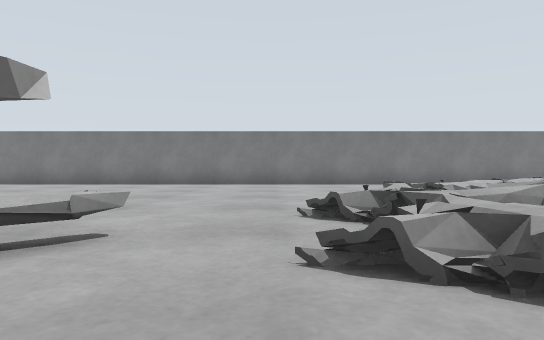
[1] (above)

22 first-person views from a walk through a Gazebo world. The camera is 0.5 m above the floor, looks level and sees 70° across. The floor is counted in squares, 1 m on a side. Each view is taken from the middle of a square. On the plan, view 1 faces up. The plan holds only what a view shows up to about 9 squares ahead; the rest is blank. The robots in the file are not drawn.

[2]
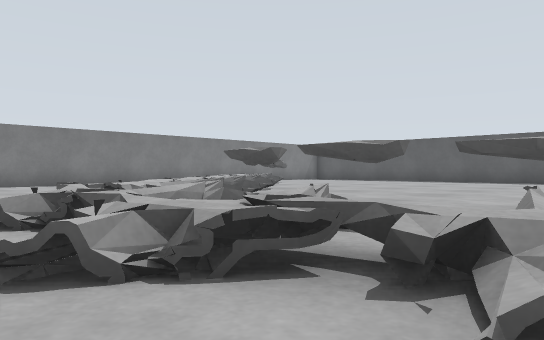

[3]
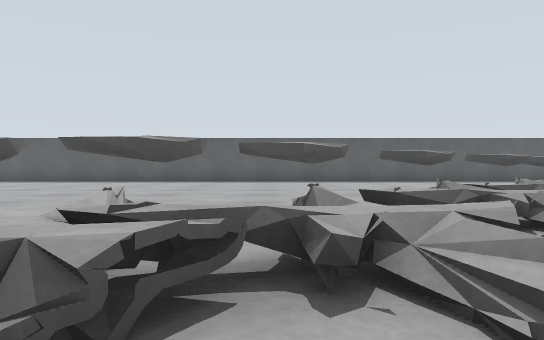

[4]
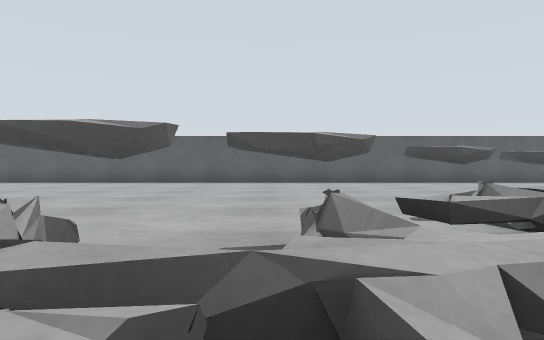

[5]
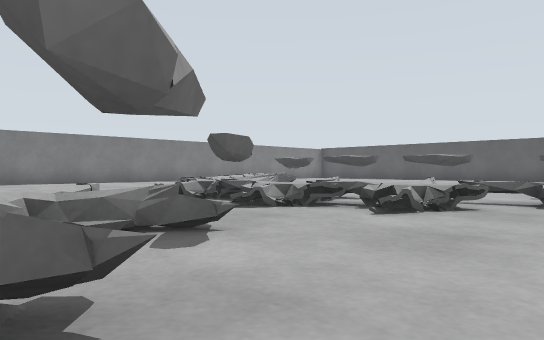

[6]
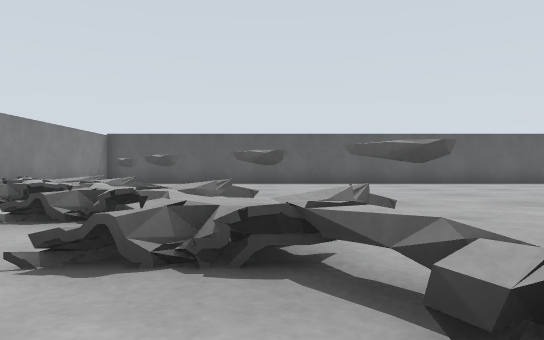

[7]
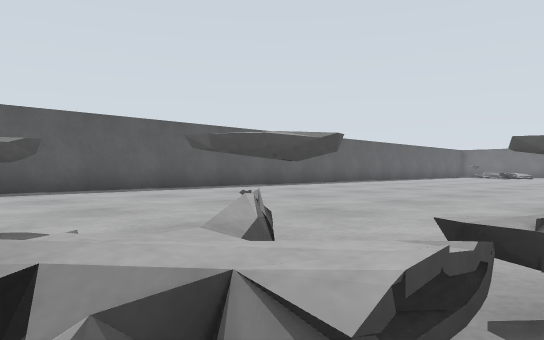

[8]
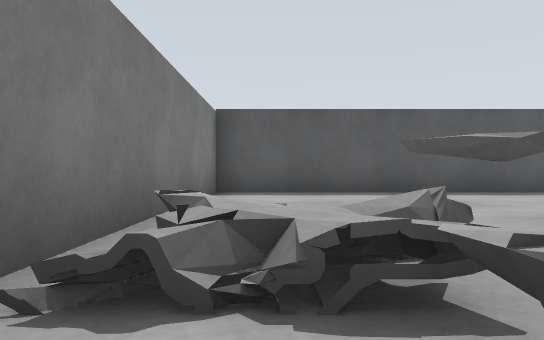

[9]
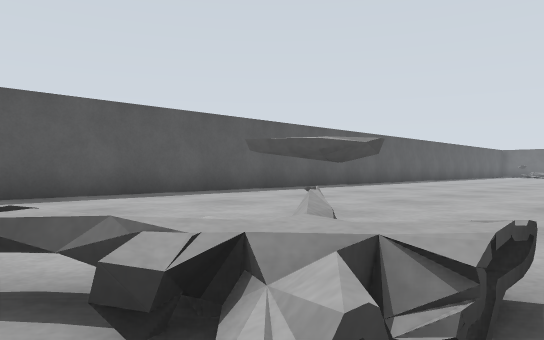

[10]
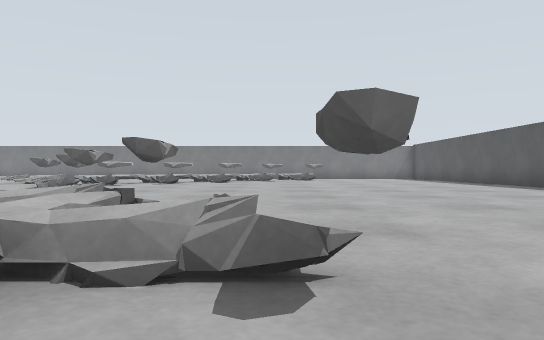

[11]
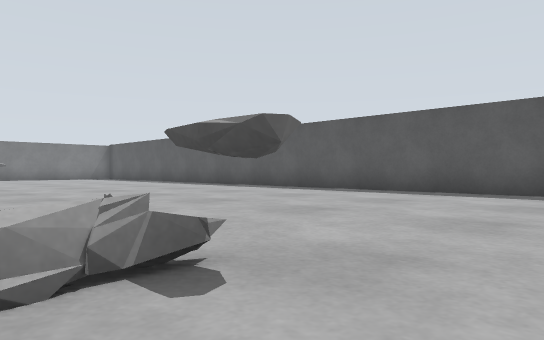

[12]
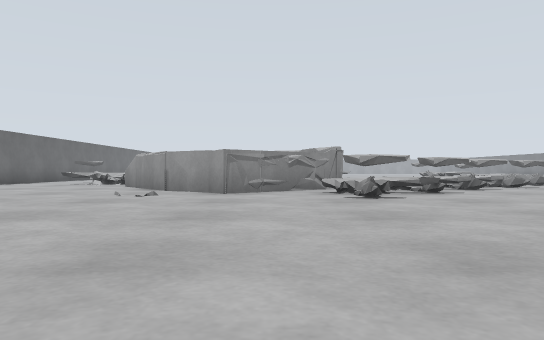

[13]
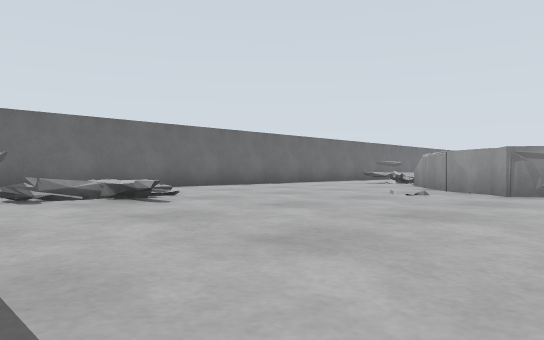

[14]
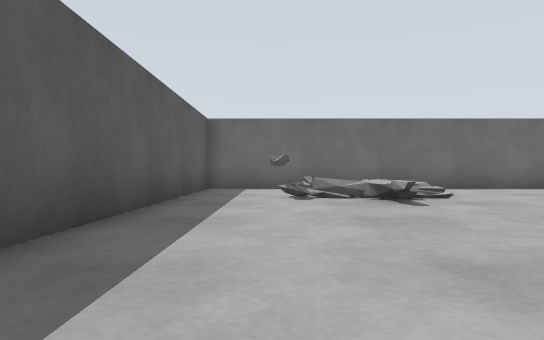

[15]
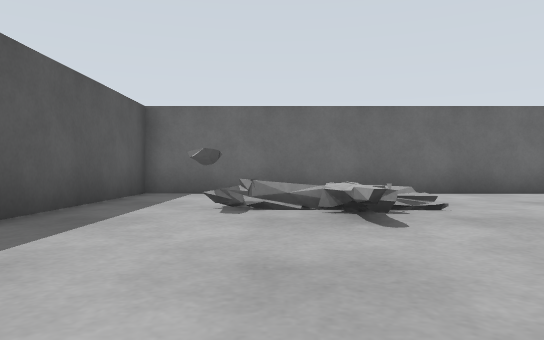

[16]
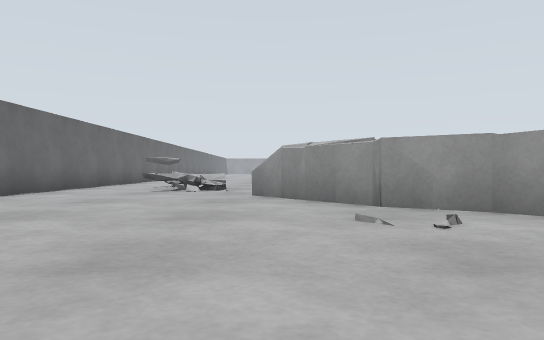

[17]
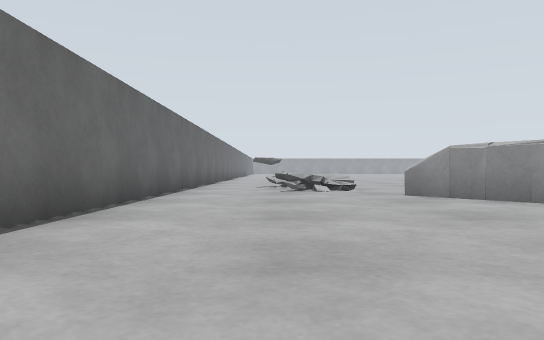

[18]
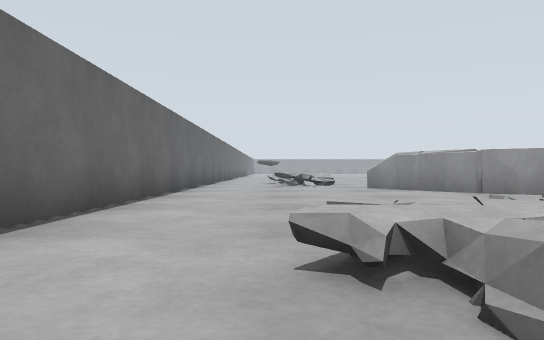

[19]
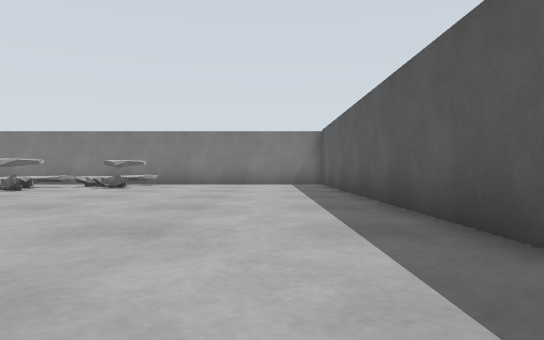

[20]
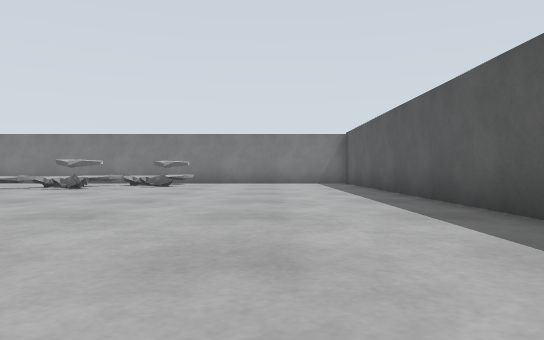

[21]
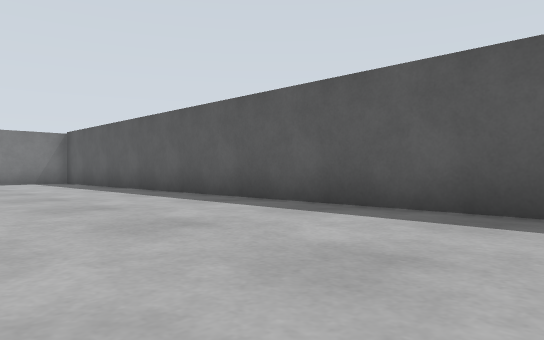

[22]
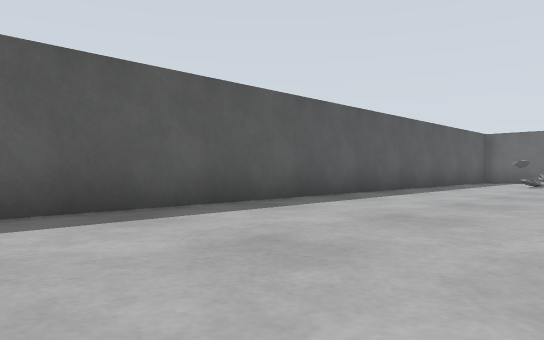

### Floor plan
Key: @ floor where view 1 was taken; # wall or solid block; x gap in a wall; . floor; / step, stairs or slope; = window, fence, low wall or low ledge.
Columns run from 6 left of view 1 to 17 right of it. Each row starts with its distance up from view 1.
 14                  #######
 13                .##.  ..#
 12               .==......#
 11              .====.....#
 10             .===.=.....#
  9 .. .....  ..==#=.......#
  8 ........ ./====........#
  7    ......===#=.........#
  6     .....====..........#
  5     ....===............#
  4     ...====............#
  3     x=.=...............#
  2     =..===.............#
  1     ==..===............#
  0    ===@=x==............#
 -1    =.....===...........#
 -2    ....    ==..........#
 -3            ===.........#
 -4             ===........#
 -5              ==........#
 -6              ===.......#
 -7              ===.......#
 -8              =.........#
 -9              ==........#
-10              =.........#
-11            ==..........#
-12          .==...........#
-13          =.........=...#
-14          =........=#==.#
-15          =.........=...#
-16          ..............#
-17          ..............#
-18          ###############

Positions as (right, up) in squares from view 1, and headings:
1: (0, 0), facing up
2: (0, 0), facing up-right
3: (0, 1), facing right
4: (1, 1), facing right
5: (-3, -2), facing up-right
6: (2, 7), facing right
7: (7, 11), facing down-right
8: (8, 12), facing right
9: (9, 13), facing down-right
10: (9, -8), facing up
11: (8, -8), facing up-right
12: (16, -8), facing left
13: (16, -7), facing down-left
14: (15, -7), facing down
15: (14, -9), facing down
16: (12, -12), facing left
17: (12, -15), facing left
18: (15, -15), facing left
19: (15, 0), facing up
20: (14, -1), facing up
21: (12, -2), facing up-right
22: (12, -1), facing down-right
